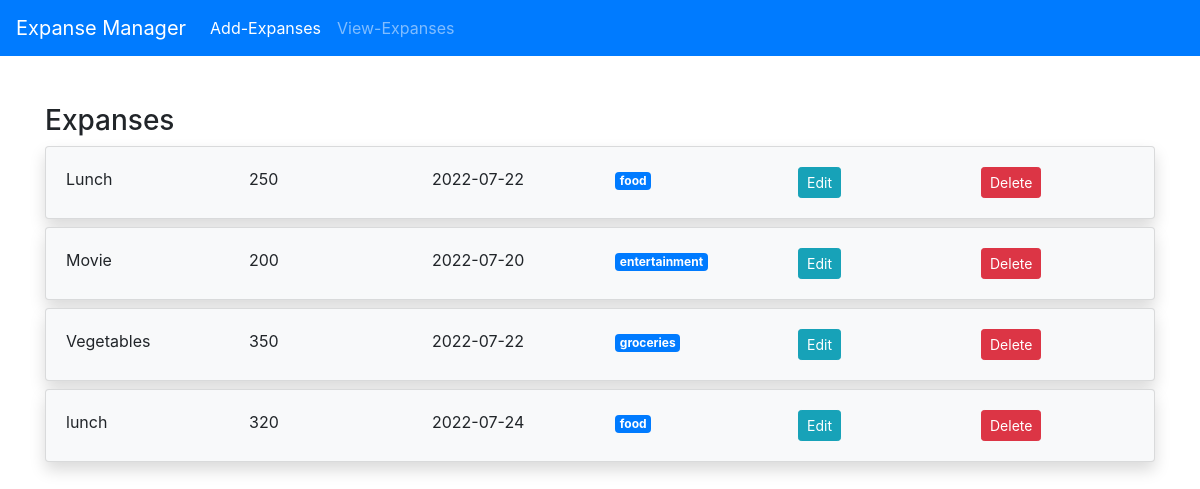
/expenses, run on the app's committed database.
### app.py (models this page shows)
class Expense(db.Model):
    id = db.Column(db.Integer, primary_key=True)
    date = db.Column(db.String(50), nullable=False)
    expansename = db.Column(db.String(50), nullable=False)
    amount = db.Column(db.Integer, nullable=False)
    category = db.Column(db.String(50), nullable=False)

### app.py (the view)
@app.route('/expenses')
def expenses():
    expenses = Expense.query.all()
    return render_template("expenses.html", expenses=expenses)

### templates/expenses.html
{% extends 'base.html' %}
{% block body %}
<div class="container">
    <h3 class="mt-5">Expanses</h3>
    {% for expense in expenses %}
    <div class="row">
        <div class="col-md-12">
            <div class="card shadow mb-2 bg-light rounded">
                <div class="card-body">
                    <div class="row">
                        <div class="col-md-2">{{expense.expansename}}</div>
                        <div class="col-md-2">{{expense.amount}}</div>
                        <div class="col-md-2">{{expense.date}}</div>
                        <div class="col-md-2">
                            <span class="badge badge-primary">{{expense.category}}</span>
                        </div>
                        <div class="col-md-2">
                            <a href="update_expense/{{expense.id}}" class="btn btn-sm btn-info">Edit</a>
                        </div>
                        <div class="col-md-2">
                            <a href="delete_expense/{{expense.id}}" class="btn btn-sm btn-danger">Delete</a>
                        </div>
                    </div>
                </div>
            </div>
        </div>
    </div>
    {% endfor %}
</div>
{% endblock %}

### templates/base.html (shortened to what this page needs)
<!DOCTYPE html>
<html lang="en">
<head>
    <link rel="stylesheet" href="https://cdn.jsdelivr.net/npm/bootstrap@4.5.3/dist/css/bootstrap.min.css"
>
</head>
<body>
    <nav class="navbar navbar-expand-lg navbar-dark bg-primary">
        <a class="navbar-brand" href="#">Expanse Manager</a>
        <div class="collapse navbar-collapse" id="navbarNavDropdown">
          <ul class="navbar-nav">
            <li class="nav-item active">
              <a class="nav-link" href="/">Add-Expanses <span class="sr-only">(current)</span></a>
            </li>
            <li class="nav-item">
              <a class="nav-link" href="/expenses">View-Expanses</a>
            </li>
          </ul>
        </div>
      </nav>
    {% block body %}
    {% endblock%}
</body>
</html>

### data on the page
Expense: expansename "Lunch", amount "250", date "2022-07-22", category "food"
Expense: expansename "Movie", amount "200", date "2022-07-20", category "entertainment"
Expense: expansename "Vegetables", amount "350", date "2022-07-22", category "groceries"
Expense: expansename "lunch", amount "320", date "2022-07-24", category "food"
